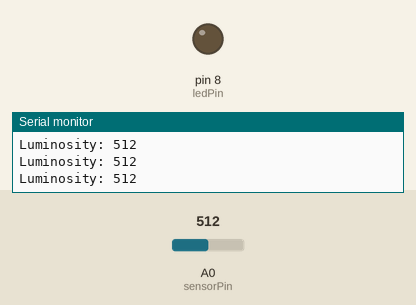
This sketch was run on a simulated Arduino Uno, built with avr-gcc and run on an emulated ATmega328P. Shown: output pins drawn as LEDs (lit = HIGH), the last lines printed to the serial monitor. The inputs (shaded band) are chosen by the test bench; at power-on: A0 (sensorPin) = 512.

Above: at 1.2 s.
1.3 s: A0 (sensorPin) set to 313
2.8 s: A0 (sensorPin) set to 284
At 3.4 s:
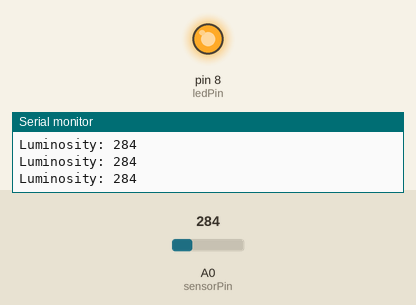
4.3 s: A0 (sensorPin) set to 306
At 4.7 s:
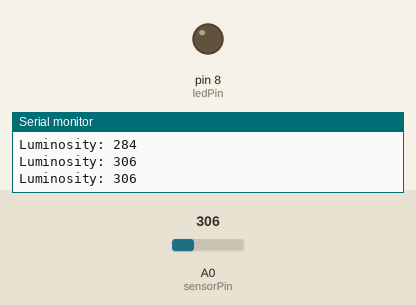
5.9 s: A0 (sensorPin) set to 290
At 7.3 s:
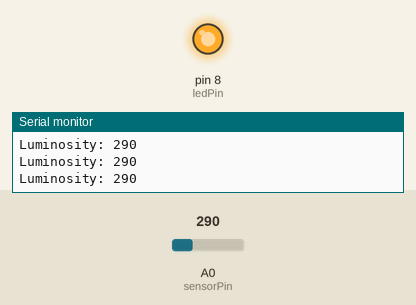
Timing chart, 0 to 8.5 s (numbered marks = the images above; inputs shaded):
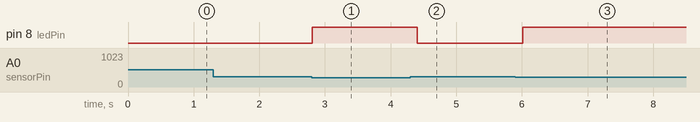

Measured:
- the behaviour switches between 301 and 300 on A0 (sensorPin) (found by bisection; images 0 and 1)
- after the input at 2.8 s, pin 8 (ledPin): LOW → HIGH at once
- after the input at 4.3 s, pin 8 (ledPin): HIGH → LOW after 0.11 s
- after the input at 5.9 s, pin 8 (ledPin): LOW → HIGH after 0.11 s

The sketch:

Blinkwith_sensor.ino
```cpp
const int ledPin = 8;         // LED connected to digital pin 8
const int sensorPin = A0;     // Luminosity sensor connected to A0

void setup() {
  pinMode(ledPin, OUTPUT);
  Serial.begin(9600);
  // Turn the LED on by default
  digitalWrite(ledPin, HIGH);
}

void loop() {
  // Read the analog value from the sensor (0 to 1023)
  int sensorValue = analogRead(sensorPin);

  // Print the live luminosity value to the Serial Monitor
  Serial.print("Luminosity: ");
  Serial.println(sensorValue);

  // If the sensor reading drops below 1023, turn off the LED.
  if (sensorValue > 300) {
    digitalWrite(ledPin, LOW);
  } else {
    digitalWrite(ledPin, HIGH);
  }

  delay(200);  // Short delay for stability
}
```
